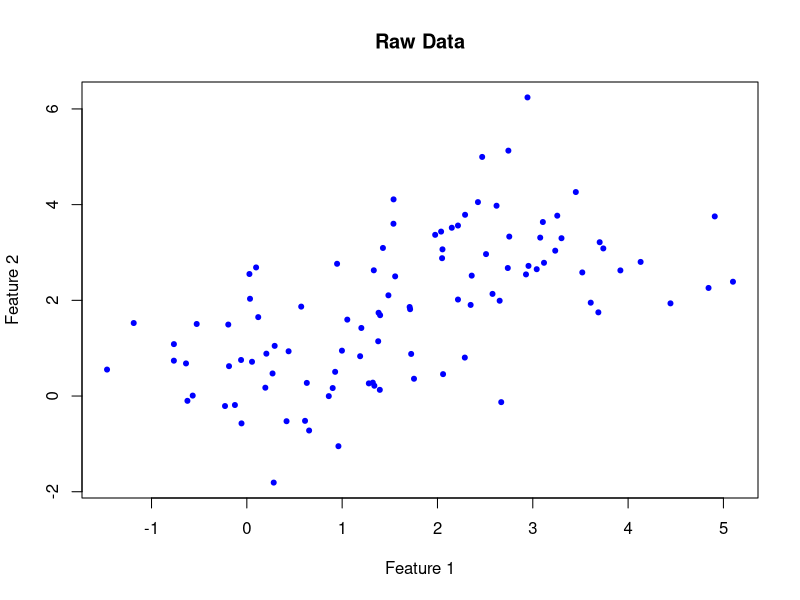
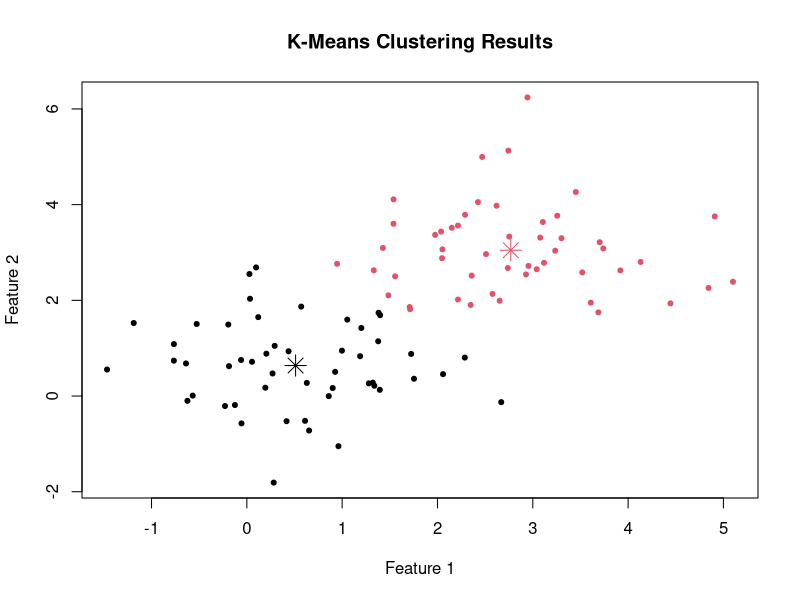
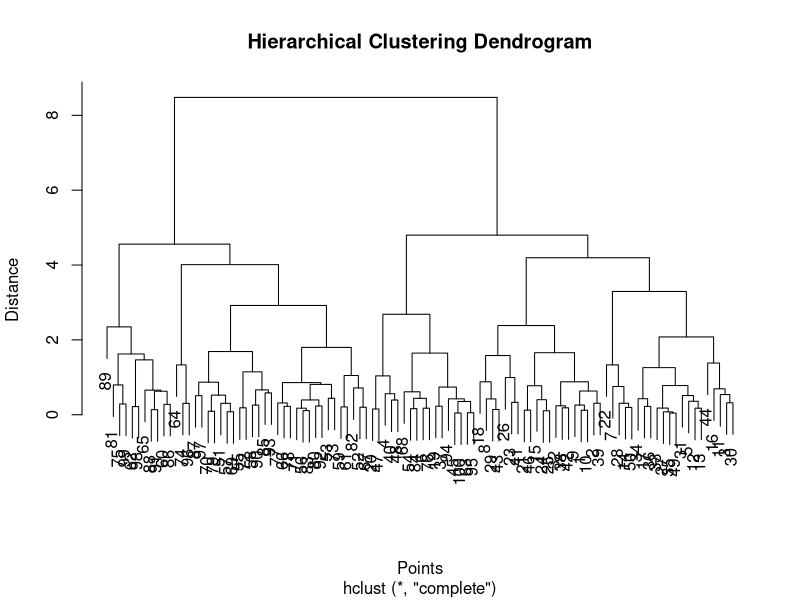
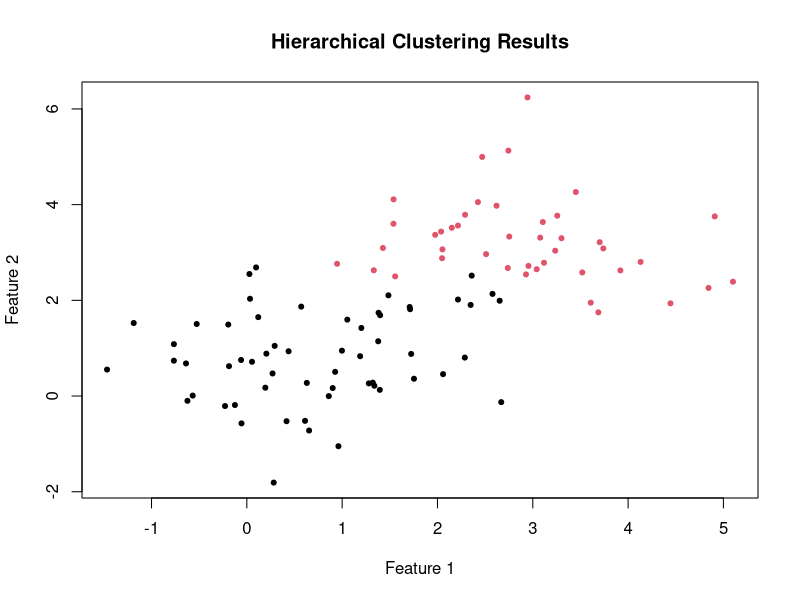
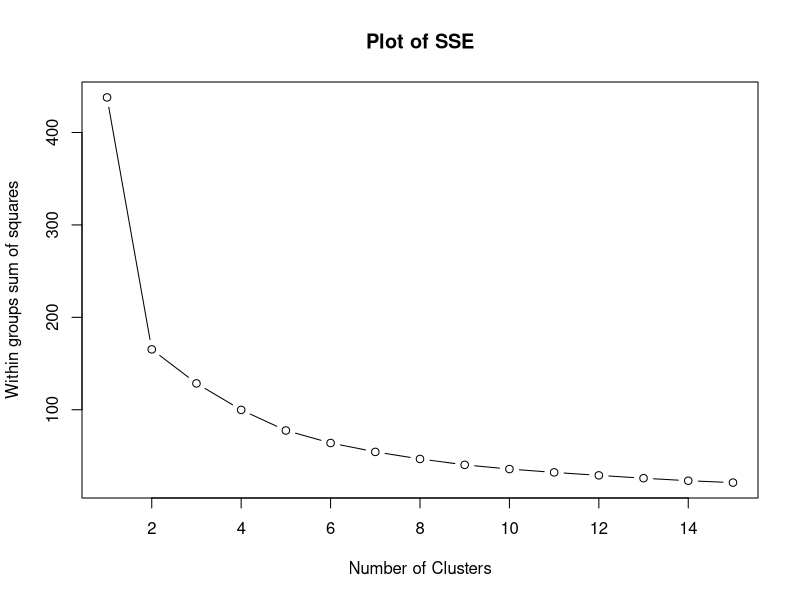
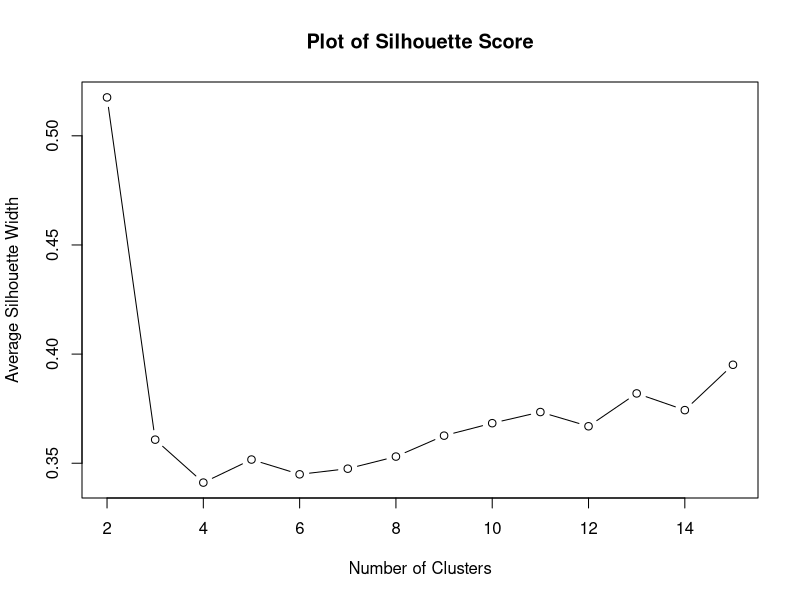
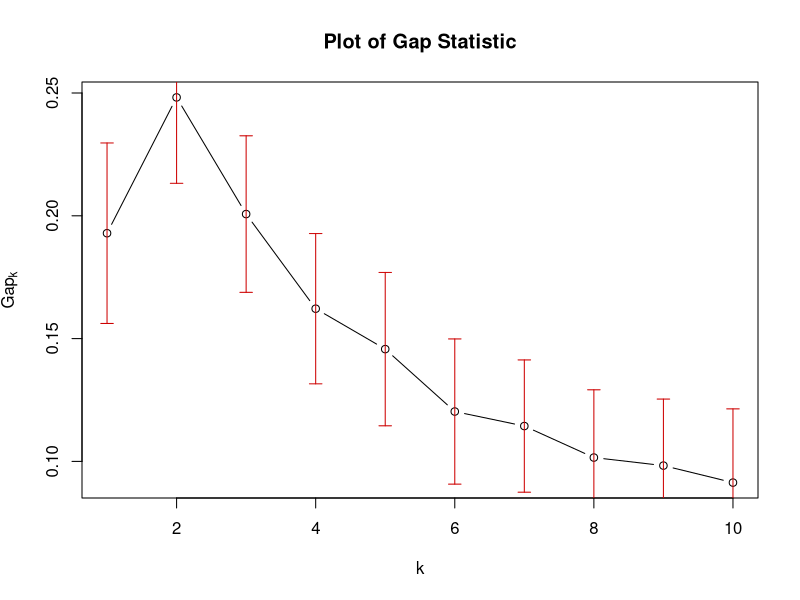

R code for these plots, in order:
# ----- B1705 Week 10 | Un-supervised ML: Clustering Techniques | 20.03.2024 -----
# ----- Pre-Lecture Work -----
# ----- 1. K-Means Clustering -----
##### 1.1 Generating Data and Clearing Environment -----
# code to generate dataset
rm(list=ls())

# Set seed for reproducibility
set.seed(123)

# Generate sample data
data <- rbind(
  matrix(rnorm(100, mean = 0.5), ncol = 2),
  matrix(rnorm(100, mean = 3), ncol = 2)
)

# Plot data
plot(data, col = "blue", main = "Raw Data", xlab = "Feature 1", ylab = "Feature 2", pch = 20)


##### 1.2. Applying K-Means Clustering -----
# Apply k-means with k = 2
set.seed(123)  # Setting seed for reproducibility
kmeans_result <- kmeans(data, centers = 2)

# Plot the results
plot(data, col = kmeans_result$cluster, main = "K-Means Clustering Results", xlab = "Feature 1", ylab = "Feature 2", pch = 20)
points(kmeans_result$centers, col = 1:2, pch = 8, cex = 2)

# ----- 2. Hierarchical Clustering -----
##### 2.1. Creating Example Hierarchical Dendrogram -----
# Compute the distance matrix
dist_matrix <- dist(data)

# Perform hierarchical clustering using complete linkage
hc_result <- hclust(dist_matrix, method = "complete")

# Plot the dendrogram
plot(hc_result, main = "Hierarchical Clustering Dendrogram", xlab = "Points", ylab = "Distance")

##### 2.2. Cutting Tree -----
# Cut the tree into 2 clusters
clusters <- cutree(hc_result, k = 2)

# Plot the original data colored by clusters
plot(data, col = clusters, main = "Hierarchical Clustering Results", xlab = "Feature 1", ylab = "Feature 2", pch = 20)

##### 2.3. Elbow Method -----
library(cluster)
set.seed(123)

wss <- (nrow(data) - 1) * sum(apply(data, 2, var))
for (i in 2:15) {
  wss[i] <- sum(kmeans(data, centers = i, nstart = 20)$withinss)
}

plot(1:15, wss, type = "b", main = "Plot of SSE", xlab = "Number of Clusters", ylab = "Within groups sum of squares")

##### 2.4. Silhouette Score -----
library(cluster)
sil_width <- numeric(15)
for (k in 2:15) {
  km.res <- kmeans(data, centers = k, nstart = 25)
  ss <- silhouette(km.res$cluster, dist(data))
  sil_width[k] <- mean(ss[, 3])
}
plot(2:15, sil_width[2:15], type = 'b', main = "Plot of Silhouette Score", xlab = "Number of Clusters", ylab = "Average Silhouette Width")

##### 2.5. Gap Statistic -----
set.seed(123)
gap_stat <- clusGap(data, FUN = kmeans, nstart = 25, K.max = 10, B = 50)
plot(gap_stat, main = "Plot of Gap Statistic")









